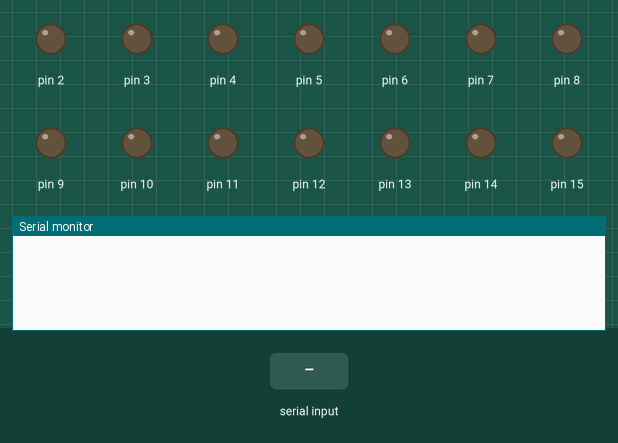
The sketch below on a simulated Arduino Mega 2560, built with avr-gcc and run on an emulated ATmega2560. On the bench: output pins drawn as LEDs (lit = HIGH), the last lines printed to the serial monitor. The inputs (shaded band) are chosen by the test bench.

Above: at 1.2 s.
1.3 s: "SET\n" received over Serial
At 2.0 s:
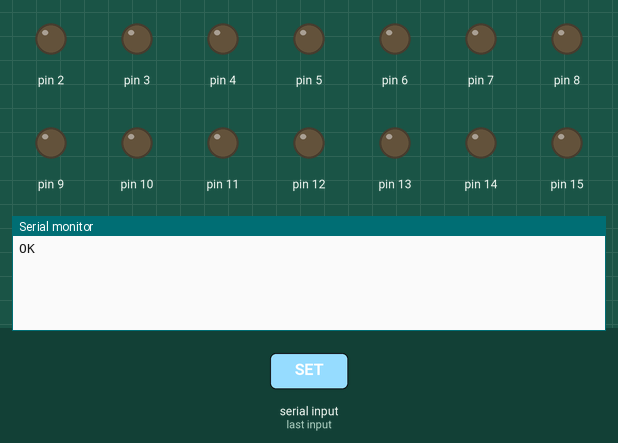
2.8 s: "GET\n" received over Serial
At 3.1 s:
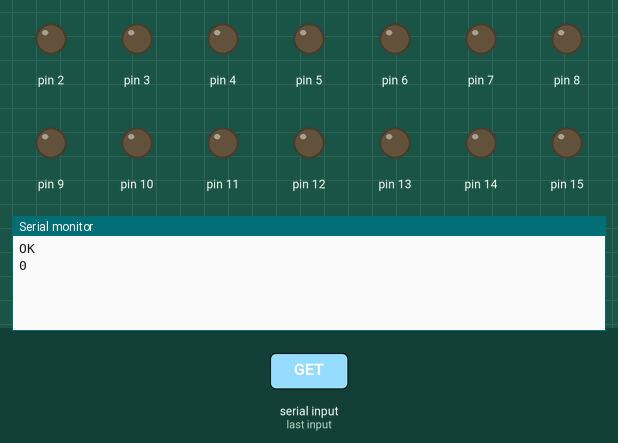
4.3 s: "90,45,200\n" received over Serial
At 5.5 s:
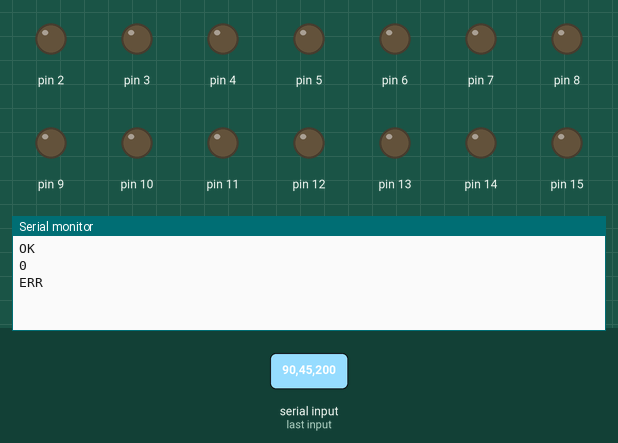

The sketch:

UART_GPIO_Control.ino
```cpp
const int numPins = 54; // Total number of pins on Arduino Mega
bool pinStates[numPins]; // Array to store the states of each pin

void setup() {
  Serial.begin(115200);

  for(int i=0; i<numPins; i++) {
    pinMode(i, OUTPUT);
    digitalWrite(i, LOW);
    pinStates[i] = LOW; // Initialize pin states
  }
}

void loop() {
  if(Serial.available() > 0) {
    String command = Serial.readStringUntil('\n'); // Read the command from serial

    if(command.startsWith("SET")) {
      int pin = command.substring(3).toInt(); // Extract the pin number
      if(pin >= 0 && pin < numPins) {
        int state = command.substring(6).toInt(); // Read the desired state
        pinStates[pin] = state; // Update pin state
        digitalWrite(pin, state);
        Serial.println("OK");
      } else {
        Serial.println("ERR"); // Invalid pin number
      }
    } else if(command.startsWith("GET")) {
      int pin = command.substring(3).toInt(); // Extract the pin number
      if(pin >= 0 && pin < numPins) {
        Serial.println(pinStates[pin]); // Send back the pin state
      } else {
        Serial.println("ERR"); // Invalid pin number
      }
    } else {
      Serial.println("ERR"); // Invalid command
    }
  }
}
```

Measured:
- after the input at 1.3 s, the serial monitor: prints a new line at once (image 1)
- after the input at 2.8 s, the serial monitor: prints a new line at once (image 2)
- after the input at 4.3 s, the serial monitor: prints a new line at once (image 3)
